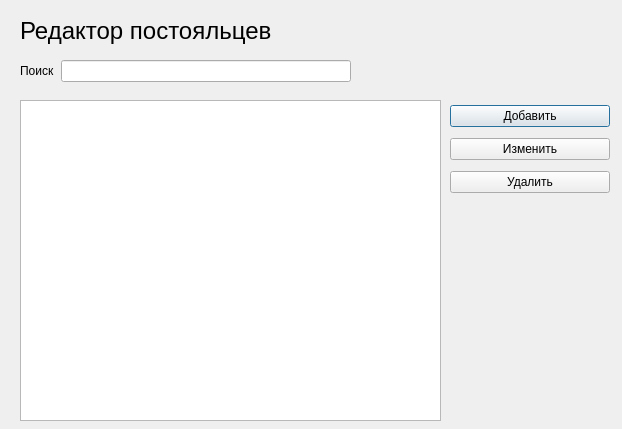
<?xml version="1.0" encoding="UTF-8"?>
<ui version="4.0">
 <class>Customer_editor</class>
 <widget class="QDialog" name="Customer_editor">
  <property name="geometry">
   <rect>
    <x>0</x>
    <y>0</y>
    <width>622</width>
    <height>429</height>
   </rect>
  </property>
  <property name="windowTitle">
   <string>Dialog</string>
  </property>
  <widget class="QTableView" name="tv_customers">
   <property name="geometry">
    <rect>
     <x>20</x>
     <y>100</y>
     <width>421</width>
     <height>321</height>
    </rect>
   </property>
  </widget>
  <widget class="QWidget" name="verticalLayoutWidget">
   <property name="geometry">
    <rect>
     <x>450</x>
     <y>100</y>
     <width>160</width>
     <height>100</height>
    </rect>
   </property>
   <layout class="QVBoxLayout" name="verticalLayout">
    <item>
     <widget class="QPushButton" name="pb_add">
      <property name="text">
       <string>Добавить</string>
      </property>
     </widget>
    </item>
    <item>
     <widget class="QPushButton" name="pb_edit">
      <property name="text">
       <string>Изменить</string>
      </property>
     </widget>
    </item>
    <item>
     <widget class="QPushButton" name="pb_delete">
      <property name="text">
       <string>Удалить</string>
      </property>
     </widget>
    </item>
   </layout>
  </widget>
  <widget class="QWidget" name="formLayoutWidget">
   <property name="geometry">
    <rect>
     <x>20</x>
     <y>60</y>
     <width>331</width>
     <height>31</height>
    </rect>
   </property>
   <layout class="QFormLayout" name="formLayout">
    <item row="0" column="1">
     <widget class="QLineEdit" name="le_search"/>
    </item>
    <item row="0" column="0">
     <widget class="QLabel" name="label">
      <property name="text">
       <string>Поиск</string>
      </property>
     </widget>
    </item>
   </layout>
  </widget>
  <widget class="QLabel" name="label_2">
   <property name="geometry">
    <rect>
     <x>20</x>
     <y>10</y>
     <width>331</width>
     <height>41</height>
    </rect>
   </property>
   <property name="font">
    <font>
     <pointsize>18</pointsize>
    </font>
   </property>
   <property name="text">
    <string>Редактор постояльцев</string>
   </property>
  </widget>
 </widget>
 <resources/>
 <connections/>
</ui>
